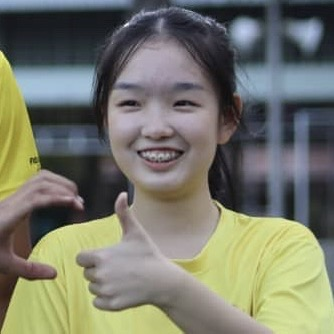
#> input picture CG_OpenGL/1_Getting_Started/05_Textures/resource/image_2.png, 334 x 334 px, given in place of image_2.jpg, which was not available
$ jupyter execute cv.ipynb
#> lines starting #> are read from the running program, lines starting #| are printed output that depends on the picture
[cell 1]
import cv2 as cv
import numpy as np
import matplotlib.pyplot as plt

[cell 2]
img = np.array(cv.imread('./image_2.jpg', cv.IMREAD_UNCHANGED)[:, :, ::-1])
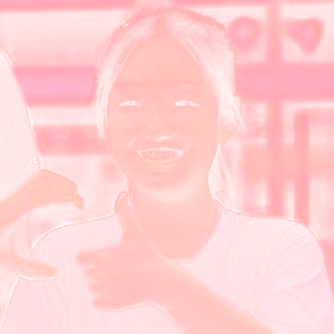
#> img: shape (334, 334, 4); mean R, G, B, A 255, 119.4, 120.8, 106.7; transparent parts drawn white
print(img.shape)
#| (334, 334, 4)
print(img.min(), img.max())
#| 0 255
plt.imshow(img, cmap='gray')

cv.imwrite('image_4.jpg', img)
#> Out = True


$ run again, with CG_OpenGL/1_Getting_Started/05_Textures/resource/image_1.png copied over CG_OpenGL/1_Getting_Started/05_Textures/resource/image_2.png
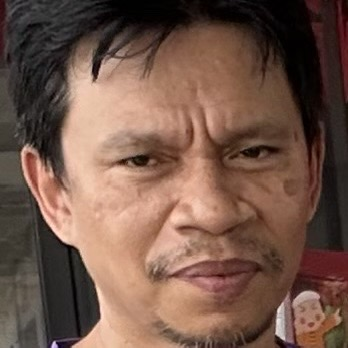
#> input picture CG_OpenGL/1_Getting_Started/05_Textures/resource/image_1.png, 348 x 348 px, given in place of image_2.jpg, which was not available
#> `img = np.array(cv.imread('./image_2.jpg', cv.IMREAD_UNCHANGED)[:, :, :..`:
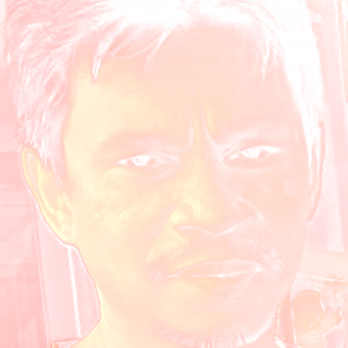
#> img: shape (348, 348, 4); mean R, G, B, A 255, 115.4, 86.7, 73.4; transparent parts drawn white
#| (348, 348, 4)
#| 0 255
#> Out = True
